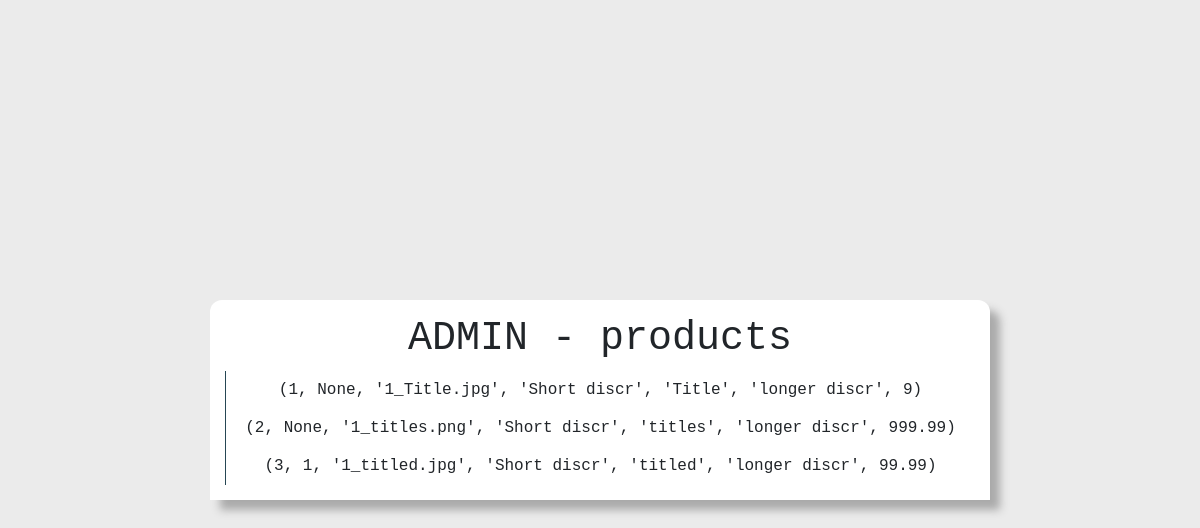
Page /admin/products/ (signed in) on the committed database.
### tables this page shows
CREATE TABLE products( -- Products sold on the website
    id INTEGER PRIMARY KEY AUTOINCREMENT,
    creator INTEGER FOREIGNKEY REFERENCES user(id),
    img varchar(64),
    description varchar(64),
    title varchar(28),
    body varchar(1024),
    price INTEGER
);

### views.py (the view)
def adminSpecificView(specific):
    user = userhandle.isLoggedIn(session) # Check if the session data is valid
    if user == []: return redirect(url_for('logout'))
    if user[2] == 0: return redirect(url_for('home'))
    data = database.read(f'{specific}', '*')
    return render_template('adminView.html', data=data, table=specific)

### handles/databaseHandle.py (called while the page is built)
    def read(self, tables, rows, specification=''):
        self.cursor.execute(f'SELECT {rows} FROM {tables} {specification}')
        rows = self.cursor.fetchall()
        return rows #! Returns every row even if you should not be able to see it

### handles/incryptionHandle.py (called while the page is built)
def checkHash(check: str, hash: str):
    return bcrypt.checkpw(check.encode('utf-8'), base64.b64decode(hash))

### handles/userHandle.py (called while the page is built)
    def isLoggedIn(self, session):
        if 'token' not in session or 'id' not in session: return []
        token, id = session['token'], session['id']
        try:
            user = self.database.read(tables='user', rows='id, token, isAdmin, email', specification=f'WHERE id="{id}"')[0] # Get the user with the same id
        except IndexError: return []
        if not checkHash(user[1], token): return [] # Check if the token is valid #!Not sure if the [0] is needed
        return user

### templates/adminView.html (shortened to what this page needs)
<!DOCTYPE html>
<html lang="en-us">
    <head>
        <link rel="stylesheet" href="https://cdn.jsdelivr.net/npm/bootstrap@4.3.1/dist/css/bootstrap.min.css">
        <link rel="stylesheet" href="/static/css/admin.css">
    </head>
    <body>
        <div class="main">
            <h1>ADMIN - {{table}}</h1>
            <div class="tables">
                {% for i in data %}
                    <a class="btn custom-button" role="button">{{i}}</a>
                {% endfor %}
            </div>
        </div>
    </body>
</html>

### static/css/admin.css (style rules this page uses)
* { font-family: 'Courier New', monospace !important; }
body { height: 100%; background: #ebebeb; }
.main { padding: 15px; text-align: center; box-shadow: 10px 10px 8px #aaaaaa; border-radius: 12px 12px 0 0; width: 65%; height: auto; background: white; position: absolute; top: 50%; left: 50%; transform: translate(-50%, -50%); }
.tables { border-left: rgb(38, 70, 83) solid 1px; }
.custom-button { width: 100%; border: 0 0 0 0; transition: 0.4s linear; border-radius: 0 8px 8px 0; }

### rows in the picture
products: i "(1, None, '1_Title.jpg', 'Short discr', 'Title', 'longer discr', 9)"
products: i "(2, None, '1_titles.png', 'Short discr', 'titles', 'longer discr', 999.99)"
products: i "(3, 1, '1_titled.jpg', 'Short discr', 'titled', 'longer discr', 99.99)"

### other values in the picture
{{ table }} "products"
